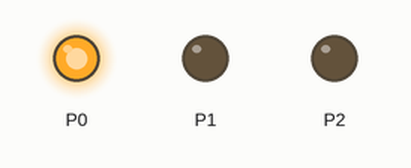
This program was run on a simulated BBC micro:bit running MicroPython. Parts: output pins drawn as LEDs (lit = HIGH).

Above: at 0.5 s.
At 1.5 s:
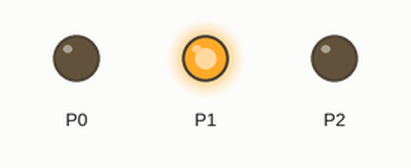
At 5.5 s:
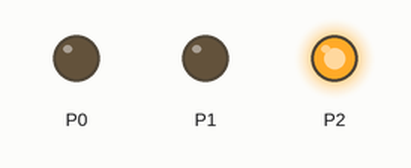
Timing chart, 0 to 6.9 s (numbered marks = the images above):
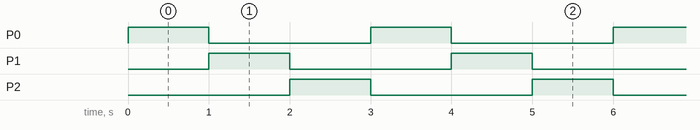

Measured:
- by itself, P0–2: alternates HIGH for 1.0 s and LOW for 2.0 s
- by itself, everything shown: repeats every 3.0 s, in 3 steps

The program:

003_blink.py
```python
from microbit import *

while True:
    pin0.write_digital(1)
    pin2.write_digital(0)
    sleep(1000)
    pin0.write_digital(0)
    pin1.write_digital(1)
    sleep(1000)
    pin1.write_digital(0)
    pin2.write_digital(1)
    sleep(1000)
```
